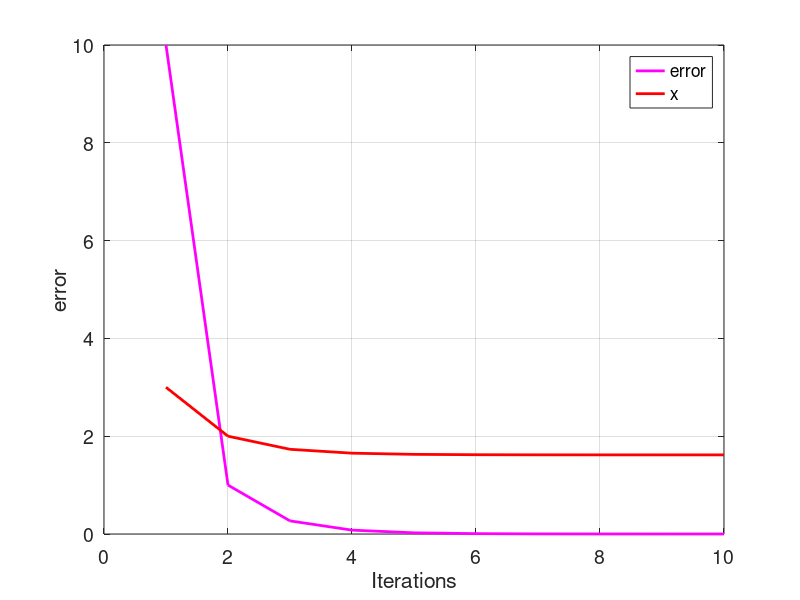

MATLAB code for this plot:
input('Ejercicio 5, metodo punto fijo\n');
vi = 3
i = 1;
e(i)=10;

while(e(i) > 0.0001)
    if (i == 1)
        x(i) = vi;
    end
    
    g(i) =sqrt(x(i)+1)
    i= i+1
    
    x(i) = g(i-1);
    e(i) = abs(x(i-1)-x(i));
    
    if (e(i) > 50);
        break;
    end
end

tamanio = size(e);
ite= 1:1:tamanio(2);

figure ('DefaultAxesFontsize', 14)
set (gcf, 'color', 'white');
plot(ite,e,'color',[1 0 1],'LineWidth',2);
grid on
hold on
plot(ite,x,'color',[1 0 0],'LineWidth',2)
xlabel('Iterations')
ylabel('error')
legend ('error','x')